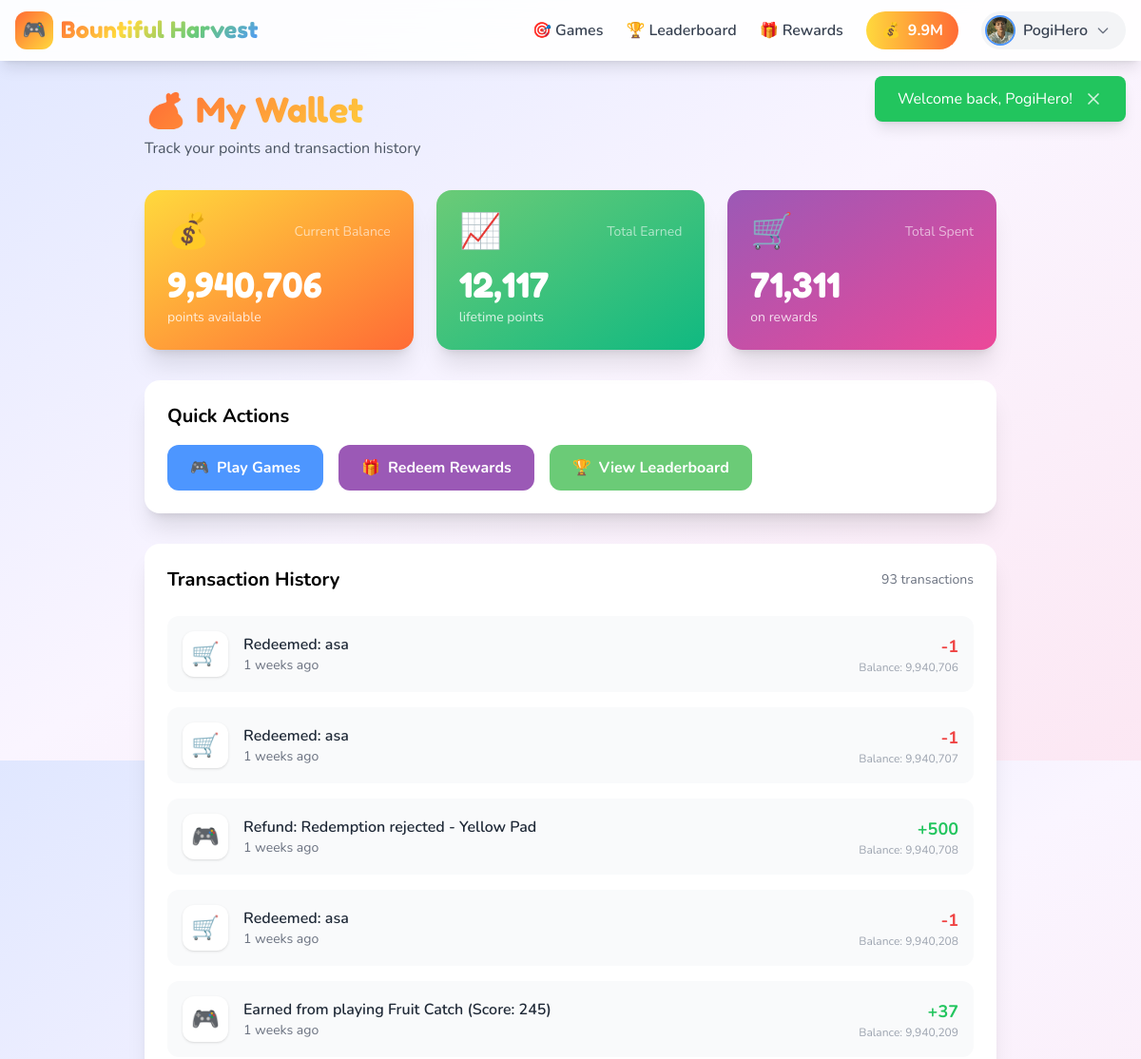
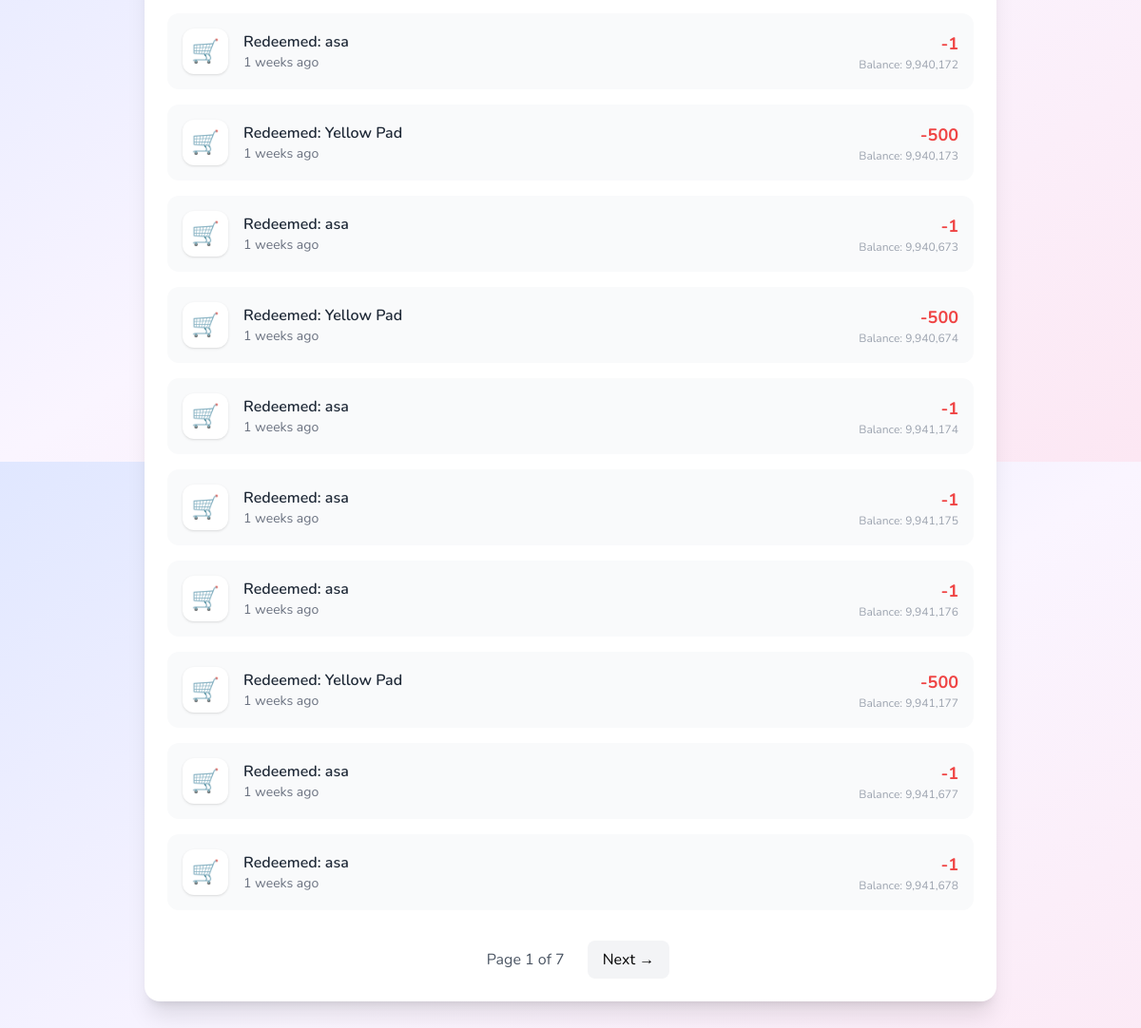
Screenshot of /profile/wallet.php (signed in) with the database file from the repository (2 pictures, top to bottom).
### tables this page shows
CREATE TABLE `wallet` (
  `id` int(10) UNSIGNED NOT NULL,
  `user_id` int(10) UNSIGNED NOT NULL,
  `balance` int(10) UNSIGNED DEFAULT 0,
  `total_earned` int(10) UNSIGNED DEFAULT 0,
  `total_spent` int(10) UNSIGNED DEFAULT 0,
  `last_transaction_at` timestamp NULL DEFAULT NULL,
  `created_at` timestamp NOT NULL DEFAULT current_timestamp(),
  `updated_at` timestamp NOT NULL DEFAULT current_timestamp() ON UPDATE current_timestamp()
);

CREATE TABLE `users` (
  `id` int(10) UNSIGNED NOT NULL,
  `username` varchar(50) NOT NULL,
  `email` varchar(100) NOT NULL,
  `password` varchar(255) NOT NULL,
  `role` enum('player','admin') DEFAULT 'player',
  `avatar` varchar(255) DEFAULT 'default-avatar.png',
  `status` enum('active','banned','suspended') DEFAULT 'active',
  `email_verified_at` timestamp NULL DEFAULT NULL,
  `remember_token` varchar(100) DEFAULT NULL,
  `last_login` timestamp NULL DEFAULT NULL,
  `login_attempts` int(10) UNSIGNED DEFAULT 0,
  `locked_until` timestamp NULL DEFAULT NULL,
  `created_at` timestamp NOT NULL DEFAULT current_timestamp(),
  `updated_at` timestamp NOT NULL DEFAULT current_timestamp() ON UPDATE current_timestamp()
);

CREATE TABLE `transactions` (
  `id` bigint(20) UNSIGNED NOT NULL,
  `wallet_id` int(10) UNSIGNED NOT NULL,
  `type` enum('earn','spend','bonus','penalty','refund','adjustment') NOT NULL,
  `amount` int(11) NOT NULL,
  `balance_after` int(10) UNSIGNED NOT NULL,
  `description` varchar(255) NOT NULL,
  `reference_type` enum('game','redemption','admin','bonus','other') DEFAULT NULL,
  `reference_id` bigint(20) UNSIGNED DEFAULT NULL,
  `created_at` timestamp NOT NULL DEFAULT current_timestamp()
);

### profile/wallet.php (the view, shortened to what the rows shown need)
<?php
require_once __DIR__ . '/../includes/header.php';
require_once __DIR__ . '/../includes/wallet.php';
$userId = Auth::id();
$stats = Wallet::getStats($userId);
$page = max(1, (int)($_GET['page'] ?? 1));
$perPage = TRANSACTIONS_PER_PAGE;
$totalTransactions = Wallet::getTransactionCount($userId);
$pagination = paginate($totalTransactions, $perPage, $page);
$transactions = Wallet::getTransactions($userId, $perPage, $pagination['offset']);
?>
<div class="min-h-screen py-8 px-4">
    <div class="max-w-4xl mx-auto">
        <div class="mb-8">
            <h1 class="font-game text-4xl gradient-text mb-2">💰 My Wallet</h1>
        </div>
        <div class="grid md:grid-cols-3 gap-6 mb-8">
            <div class="bg-gradient-to-br from-friv-yellow to-friv-orange rounded-2xl p-6 text-white shadow-xl">
                <div class="flex items-center justify-between mb-4">
                    <span class="text-4xl">💰</span>
                    <span class="text-white/60 text-sm">Current Balance</span>
                </div>
                <p class="font-game text-4xl"><?= number_format($stats['balance']) ?></p>
                <p class="text-white/80 text-sm mt-1">points available</p>
            </div>
            <div class="bg-gradient-to-br from-friv-green to-emerald-500 rounded-2xl p-6 text-white shadow-xl">
                <div class="flex items-center justify-between mb-4">
                    <span class="text-4xl">📈</span>
                    <span class="text-white/60 text-sm">Total Earned</span>
                </div>
                <p class="font-game text-4xl"><?= number_format($stats['total_earned']) ?></p>
                <p class="text-white/80 text-sm mt-1">lifetime points</p>
            </div>
            <div class="bg-gradient-to-br from-friv-purple to-pink-500 rounded-2xl p-6 text-white shadow-xl">
                <div class="flex items-center justify-between mb-4">
                    <span class="text-4xl">🛒</span>
                    <span class="text-white/60 text-sm">Total Spent</span>
                </div>
                <p class="font-game text-4xl"><?= number_format($stats['total_spent']) ?></p>
                <p class="text-white/80 text-sm mt-1">on rewards</p>
            </div>
        </div>
        <div class="bg-white rounded-2xl shadow-xl p-6 mb-8">
            <h2 class="font-bold text-xl mb-4">Quick Actions</h2>
        </div>
        <div class="bg-white rounded-2xl shadow-xl p-6">
            <div class="flex items-center justify-between mb-6">
                <h2 class="font-bold text-xl">Transaction History</h2>
            </div>
            <?php if (empty($transactions)): ?>
                <div class="text-center py-12">
                    <div class="text-6xl mb-4">📭</div>
                    <h3 class="text-xl font-bold text-gray-700 mb-2">No transactions yet</h3>
                    <p class="text-gray-500">Play games to start earning points!</p>
                </div>
            <?php else: ?>
                <div class="space-y-4">
                    <?php foreach ($transactions as $tx):
                        $isPositive = $tx['amount'] > 0;
                        $icon = match($tx['type']) {
                            'earn' => '🎮',
                            'spend' => '🛒',
                            'bonus' => '🎁',
                            'penalty' => '⚠️',
                            'refund' => '↩️',
                            default => '💫'
                        };
                        $amountClass = $isPositive ? 'text-green-500' : 'text-red-500';
                        $amountPrefix = $isPositive ? '+' : '';
                    ?>
                        <div class="flex items-center justify-between p-4 bg-gray-50 rounded-xl hover:bg-gray-100 transition-colors">
                            <div class="flex items-center gap-4">
                                <div class="w-12 h-12 bg-white rounded-xl flex items-center justify-center text-2xl shadow">
                                    <?= $icon ?>
                                </div>
                                <div>
                                    <p class="font-semibold text-gray-800"><?= e($tx['description']) ?></p>
                                    <p class="text-sm text-gray-500"><?= timeAgo($tx['created_at']) ?></p>
                                </div>
                            </div>
                            <div class="text-right">
                                <p class="font-bold text-lg <?= $amountClass ?>">
                                    <?= $amountPrefix ?><?= number_format($tx['amount']) ?>
                                </p>
                                <p class="text-xs text-gray-400">
                                    Balance: <?= number_format($tx['balance_after']) ?>
                                </p>
                            </div>
                        </div>
                    <?php endforeach; ?>
                </div>
            <?php endif; ?>
        </div>
    </div>
</div>
<?php require_once __DIR__ . '/../includes/footer.php'; ?>

### includes/navbar.php (shortened to what the rows shown need)
<nav class="fixed top-0 left-0 right-0 z-40 bg-white/90 backdrop-blur-md shadow-lg">
    <div class="max-w-7xl mx-auto px-4">
        <div class="flex items-center justify-between h-16">
            <div class="hidden md:flex items-center gap-6">
                <?php if ($isLoggedIn): ?>
                    <div class="bg-gradient-to-r from-friv-yellow to-friv-orange text-white px-4 py-2 rounded-full font-bold flex items-center gap-2">
                        <span>💰</span>
                        <span id="navbar-balance"><?= formatNumber($currentUser['wallet_balance'] ?? 0) ?></span>
                    </div>
                    <div class="relative" x-data="{ open: false }">
                        <button @click="open = !open" class="flex items-center gap-2 bg-gray-100 hover:bg-gray-200 rounded-full pl-1 pr-4 py-1 transition-colors">
                            <img src="<?= asset('images/avatars/' . ($currentUser['avatar'] ?? 'default-avatar.png')) ?>"
                                 alt="Avatar"
                                 class="w-8 h-8 rounded-full object-cover border-2 border-friv-blue">
                            <span class="font-semibold text-gray-700"><?= e($currentUser['username']) ?></span>
                            <svg class="w-4 h-4 text-gray-500" fill="none" stroke="currentColor" viewBox="0 0 24 24">
                                <path stroke-linecap="round" stroke-linejoin="round" stroke-width="2" d="M19 9l-7 7-7-7"></path>
                            </svg>
                        </button>
                    </div>
                <?php endif; ?>
            </div>
        </div>
    </div>
</nav>

### rows the page displays
wallet: balance "9.9M", user.avatar (picture), user.username "PogiHero", balance "9,940,706", total_earned "12,117", total_spent "71,311"
transactions: type "🛒", description "Redeemed: asa", created_at "1 weeks ago", amount "-1", balance_after "9,940,706"
transactions: type "🛒", description "Redeemed: asa", created_at "1 weeks ago", amount "-1", balance_after "9,940,707"
transactions: type "🎮", description "Refund: Redemption rejected - Yellow Pad", created_at "1 weeks ago", amount "+", amount "500", balance_after "9,940,708"
transactions: type "🛒", description "Redeemed: asa", created_at "1 weeks ago", amount "-1", balance_after "9,940,208"
transactions: type "🎮", description "Earned from playing Fruit Catch (Score: 245)", created_at "1 weeks ago", amount "+", amount "37", balance_after "9,940,209"
transactions: type "🛒", description "Redeemed: asa", created_at "1 weeks ago", amount "-1", balance_after "9,940,172"
transactions: type "🛒", description "Redeemed: Yellow Pad", created_at "1 weeks ago", amount "-500", balance_after "9,940,173"
transactions: type "🛒", description "Redeemed: asa", created_at "1 weeks ago", amount "-1", balance_after "9,940,673"
transactions: type "🛒", description "Redeemed: Yellow Pad", created_at "1 weeks ago", amount "-500", balance_after "9,940,674"
transactions: type "🛒", description "Redeemed: asa", created_at "1 weeks ago", amount "-1", balance_after "9,941,174"
transactions: type "🛒", description "Redeemed: asa", created_at "1 weeks ago", amount "-1", balance_after "9,941,175"
transactions: type "🛒", description "Redeemed: asa", created_at "1 weeks ago", amount "-1", balance_after "9,941,176"
transactions: type "🛒", description "Redeemed: Yellow Pad", created_at "1 weeks ago", amount "-500", balance_after "9,941,177"
transactions: type "🛒", description "Redeemed: asa", created_at "1 weeks ago", amount "-1", balance_after "9,941,677"
transactions: type "🛒", description "Redeemed: asa", created_at "1 weeks ago", amount "-1", balance_after "9,941,678"

### other values shown
APP_NAME "Bountiful Harvest"
$message "Welcome back, PogiHero!"
$totalTransactions "93"
$pagination['current_page'] "1"
$pagination['total_pages'] "7"
